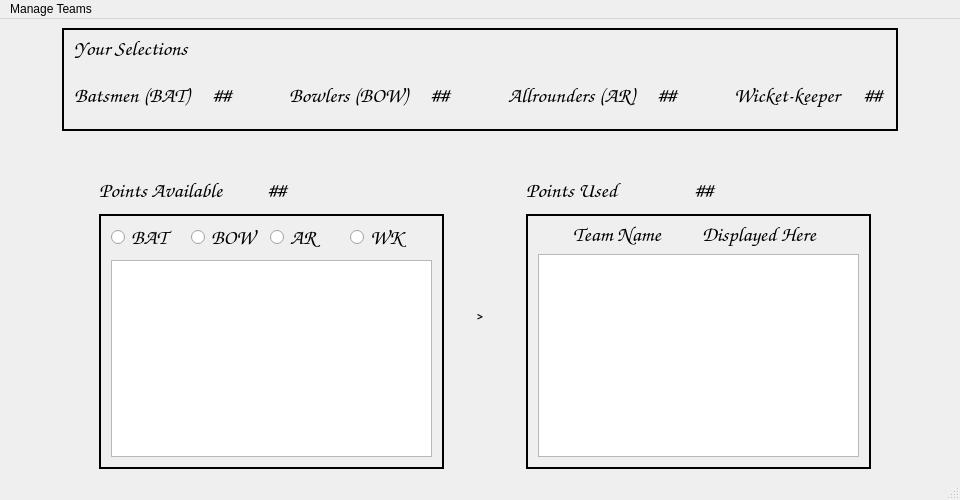
<?xml version="1.0" encoding="UTF-8"?>
<ui version="4.0">
 <class>MainWindow</class>
 <widget class="QMainWindow" name="MainWindow">
  <property name="windowModality">
   <enum>Qt::NonModal</enum>
  </property>
  <property name="geometry">
   <rect>
    <x>0</x>
    <y>0</y>
    <width>960</width>
    <height>500</height>
   </rect>
  </property>
  <property name="sizePolicy">
   <sizepolicy hsizetype="Preferred" vsizetype="Fixed">
    <horstretch>0</horstretch>
    <verstretch>0</verstretch>
   </sizepolicy>
  </property>
  <property name="windowTitle">
   <string>MainWindow</string>
  </property>
  <widget class="QWidget" name="centralwidget">
   <layout class="QVBoxLayout" name="verticalLayout_7">
    <item>
     <layout class="QHBoxLayout" name="horizontalLayout_3">
      <item>
       <spacer name="horizontalSpacer_5">
        <property name="orientation">
         <enum>Qt::Horizontal</enum>
        </property>
        <property name="sizeType">
         <enum>QSizePolicy::Preferred</enum>
        </property>
        <property name="sizeHint" stdset="0">
         <size>
          <width>70</width>
          <height>20</height>
         </size>
        </property>
       </spacer>
      </item>
      <item>
       <widget class="QFrame" name="aboveframe">
        <property name="frameShape">
         <enum>QFrame::Box</enum>
        </property>
        <property name="frameShadow">
         <enum>QFrame::Plain</enum>
        </property>
        <property name="lineWidth">
         <number>2</number>
        </property>
        <layout class="QVBoxLayout" name="aboveLayout">
         <property name="spacing">
          <number>20</number>
         </property>
         <property name="sizeConstraint">
          <enum>QLayout::SetDefaultConstraint</enum>
         </property>
         <property name="leftMargin">
          <number>10</number>
         </property>
         <property name="topMargin">
          <number>5</number>
         </property>
         <property name="rightMargin">
          <number>10</number>
         </property>
         <property name="bottomMargin">
          <number>20</number>
         </property>
         <item>
          <widget class="QLabel" name="label">
           <property name="sizePolicy">
            <sizepolicy hsizetype="Expanding" vsizetype="Fixed">
             <horstretch>0</horstretch>
             <verstretch>0</verstretch>
            </sizepolicy>
           </property>
           <property name="font">
            <font>
             <family>Comic Sans MS</family>
             <pointsize>16</pointsize>
            </font>
           </property>
           <property name="text">
            <string>Your Selections</string>
           </property>
           <property name="alignment">
            <set>Qt::AlignLeading|Qt::AlignLeft|Qt::AlignTop</set>
           </property>
          </widget>
         </item>
         <item>
          <layout class="QHBoxLayout" name="horizontalLayout_2">
           <property name="sizeConstraint">
            <enum>QLayout::SetFixedSize</enum>
           </property>
           <property name="topMargin">
            <number>0</number>
           </property>
           <item>
            <widget class="QLabel" name="label_6">
             <property name="sizePolicy">
              <sizepolicy hsizetype="Expanding" vsizetype="Fixed">
               <horstretch>0</horstretch>
               <verstretch>0</verstretch>
              </sizepolicy>
             </property>
             <property name="font">
              <font>
               <family>Comic Sans MS</family>
               <pointsize>16</pointsize>
               <weight>75</weight>
               <bold>true</bold>
              </font>
             </property>
             <property name="text">
              <string>Batsmen (BAT)</string>
             </property>
            </widget>
           </item>
           <item>
            <widget class="QLabel" name="label_batsmen">
             <property name="sizePolicy">
              <sizepolicy hsizetype="Expanding" vsizetype="Fixed">
               <horstretch>0</horstretch>
               <verstretch>0</verstretch>
              </sizepolicy>
             </property>
             <property name="font">
              <font>
               <family>Comic Sans MS</family>
               <pointsize>16</pointsize>
              </font>
             </property>
             <property name="text">
              <string>##</string>
             </property>
            </widget>
           </item>
           <item>
            <spacer name="horizontalSpacer">
             <property name="orientation">
              <enum>Qt::Horizontal</enum>
             </property>
             <property name="sizeType">
              <enum>QSizePolicy::Preferred</enum>
             </property>
             <property name="sizeHint" stdset="0">
              <size>
               <width>40</width>
               <height>20</height>
              </size>
             </property>
            </spacer>
           </item>
           <item>
            <widget class="QLabel" name="label_8">
             <property name="sizePolicy">
              <sizepolicy hsizetype="Expanding" vsizetype="Fixed">
               <horstretch>0</horstretch>
               <verstretch>0</verstretch>
              </sizepolicy>
             </property>
             <property name="font">
              <font>
               <family>Comic Sans MS</family>
               <pointsize>16</pointsize>
               <weight>75</weight>
               <bold>true</bold>
              </font>
             </property>
             <property name="text">
              <string>Bowlers (BOW)</string>
             </property>
            </widget>
           </item>
           <item>
            <widget class="QLabel" name="label_bowlers">
             <property name="sizePolicy">
              <sizepolicy hsizetype="Expanding" vsizetype="Fixed">
               <horstretch>0</horstretch>
               <verstretch>0</verstretch>
              </sizepolicy>
             </property>
             <property name="font">
              <font>
               <family>Comic Sans MS</family>
               <pointsize>16</pointsize>
              </font>
             </property>
             <property name="text">
              <string>##</string>
             </property>
            </widget>
           </item>
           <item>
            <spacer name="horizontalSpacer_2">
             <property name="orientation">
              <enum>Qt::Horizontal</enum>
             </property>
             <property name="sizeType">
              <enum>QSizePolicy::Preferred</enum>
             </property>
             <property name="sizeHint" stdset="0">
              <size>
               <width>40</width>
               <height>20</height>
              </size>
             </property>
            </spacer>
           </item>
           <item>
            <widget class="QLabel" name="label_5">
             <property name="sizePolicy">
              <sizepolicy hsizetype="Expanding" vsizetype="Fixed">
               <horstretch>0</horstretch>
               <verstretch>0</verstretch>
              </sizepolicy>
             </property>
             <property name="font">
              <font>
               <family>Comic Sans MS</family>
               <pointsize>16</pointsize>
               <weight>75</weight>
               <bold>true</bold>
              </font>
             </property>
             <property name="text">
              <string>Allrounders (AR)</string>
             </property>
            </widget>
           </item>
           <item>
            <widget class="QLabel" name="label_allrounders">
             <property name="sizePolicy">
              <sizepolicy hsizetype="Expanding" vsizetype="Fixed">
               <horstretch>0</horstretch>
               <verstretch>0</verstretch>
              </sizepolicy>
             </property>
             <property name="font">
              <font>
               <family>Comic Sans MS</family>
               <pointsize>16</pointsize>
              </font>
             </property>
             <property name="text">
              <string>##</string>
             </property>
            </widget>
           </item>
           <item>
            <spacer name="horizontalSpacer_3">
             <property name="orientation">
              <enum>Qt::Horizontal</enum>
             </property>
             <property name="sizeType">
              <enum>QSizePolicy::Preferred</enum>
             </property>
             <property name="sizeHint" stdset="0">
              <size>
               <width>40</width>
               <height>20</height>
              </size>
             </property>
            </spacer>
           </item>
           <item>
            <widget class="QLabel" name="label_3">
             <property name="sizePolicy">
              <sizepolicy hsizetype="Expanding" vsizetype="Fixed">
               <horstretch>0</horstretch>
               <verstretch>0</verstretch>
              </sizepolicy>
             </property>
             <property name="font">
              <font>
               <family>Comic Sans MS</family>
               <pointsize>16</pointsize>
               <weight>75</weight>
               <bold>true</bold>
              </font>
             </property>
             <property name="text">
              <string>Wicket-keeper</string>
             </property>
            </widget>
           </item>
           <item>
            <widget class="QLabel" name="label_wicketkeeper">
             <property name="sizePolicy">
              <sizepolicy hsizetype="Expanding" vsizetype="Fixed">
               <horstretch>0</horstretch>
               <verstretch>0</verstretch>
              </sizepolicy>
             </property>
             <property name="font">
              <font>
               <family>Comic Sans MS</family>
               <pointsize>16</pointsize>
              </font>
             </property>
             <property name="text">
              <string>##</string>
             </property>
            </widget>
           </item>
          </layout>
         </item>
        </layout>
       </widget>
      </item>
      <item>
       <spacer name="horizontalSpacer_4">
        <property name="orientation">
         <enum>Qt::Horizontal</enum>
        </property>
        <property name="sizeType">
         <enum>QSizePolicy::Preferred</enum>
        </property>
        <property name="sizeHint" stdset="0">
         <size>
          <width>70</width>
          <height>20</height>
         </size>
        </property>
       </spacer>
      </item>
     </layout>
    </item>
    <item>
     <layout class="QHBoxLayout" name="horizontalLayout_8">
      <item>
       <spacer name="horizontalSpacer_11">
        <property name="orientation">
         <enum>Qt::Horizontal</enum>
        </property>
        <property name="sizeType">
         <enum>QSizePolicy::Preferred</enum>
        </property>
        <property name="sizeHint" stdset="0">
         <size>
          <width>80</width>
          <height>20</height>
         </size>
        </property>
       </spacer>
      </item>
      <item>
       <layout class="QVBoxLayout" name="verticalLayout_3">
        <property name="spacing">
         <number>10</number>
        </property>
        <property name="leftMargin">
         <number>10</number>
        </property>
        <property name="topMargin">
         <number>0</number>
        </property>
        <item>
         <spacer name="verticalSpacer">
          <property name="orientation">
           <enum>Qt::Vertical</enum>
          </property>
          <property name="sizeType">
           <enum>QSizePolicy::Preferred</enum>
          </property>
          <property name="sizeHint" stdset="0">
           <size>
            <width>20</width>
            <height>40</height>
           </size>
          </property>
         </spacer>
        </item>
        <item>
         <layout class="QHBoxLayout" name="horizontalLayout_4">
          <item>
           <widget class="QLabel" name="label_4">
            <property name="sizePolicy">
             <sizepolicy hsizetype="Preferred" vsizetype="Preferred">
              <horstretch>0</horstretch>
              <verstretch>0</verstretch>
             </sizepolicy>
            </property>
            <property name="font">
             <font>
              <family>Comic Sans MS</family>
              <pointsize>16</pointsize>
              <weight>75</weight>
              <bold>true</bold>
             </font>
            </property>
            <property name="text">
             <string>Points Available</string>
            </property>
           </widget>
          </item>
          <item>
           <spacer name="horizontalSpacer_7">
            <property name="orientation">
             <enum>Qt::Horizontal</enum>
            </property>
            <property name="sizeType">
             <enum>QSizePolicy::Fixed</enum>
            </property>
            <property name="sizeHint" stdset="0">
             <size>
              <width>20</width>
              <height>20</height>
             </size>
            </property>
           </spacer>
          </item>
          <item>
           <widget class="QLabel" name="label_ptsavail">
            <property name="font">
             <font>
              <family>Comic Sans MS</family>
              <pointsize>16</pointsize>
              <weight>50</weight>
              <bold>false</bold>
             </font>
            </property>
            <property name="text">
             <string>##</string>
            </property>
           </widget>
          </item>
          <item>
           <spacer name="horizontalSpacer_6">
            <property name="orientation">
             <enum>Qt::Horizontal</enum>
            </property>
            <property name="sizeType">
             <enum>QSizePolicy::Preferred</enum>
            </property>
            <property name="sizeHint" stdset="0">
             <size>
              <width>40</width>
              <height>20</height>
             </size>
            </property>
           </spacer>
          </item>
         </layout>
        </item>
        <item>
         <widget class="QFrame" name="frame">
          <property name="sizePolicy">
           <sizepolicy hsizetype="Expanding" vsizetype="Expanding">
            <horstretch>0</horstretch>
            <verstretch>0</verstretch>
           </sizepolicy>
          </property>
          <property name="frameShape">
           <enum>QFrame::Box</enum>
          </property>
          <property name="frameShadow">
           <enum>QFrame::Plain</enum>
          </property>
          <property name="lineWidth">
           <number>2</number>
          </property>
          <property name="midLineWidth">
           <number>0</number>
          </property>
          <layout class="QVBoxLayout" name="verticalLayout_2">
           <property name="leftMargin">
            <number>0</number>
           </property>
           <property name="topMargin">
            <number>5</number>
           </property>
           <property name="rightMargin">
            <number>0</number>
           </property>
           <property name="bottomMargin">
            <number>5</number>
           </property>
           <item>
            <layout class="QVBoxLayout" name="verticalLayout">
             <property name="leftMargin">
              <number>10</number>
             </property>
             <property name="rightMargin">
              <number>10</number>
             </property>
             <property name="bottomMargin">
              <number>5</number>
             </property>
             <item>
              <layout class="QHBoxLayout" name="horizontalLayout">
               <property name="leftMargin">
                <number>0</number>
               </property>
               <property name="rightMargin">
                <number>9</number>
               </property>
               <item>
                <widget class="QRadioButton" name="radio_bat">
                 <property name="sizePolicy">
                  <sizepolicy hsizetype="Expanding" vsizetype="Fixed">
                   <horstretch>0</horstretch>
                   <verstretch>0</verstretch>
                  </sizepolicy>
                 </property>
                 <property name="font">
                  <font>
                   <family>Comic Sans MS</family>
                   <pointsize>16</pointsize>
                  </font>
                 </property>
                 <property name="text">
                  <string>BAT</string>
                 </property>
                </widget>
               </item>
               <item>
                <widget class="QRadioButton" name="radio_bow">
                 <property name="sizePolicy">
                  <sizepolicy hsizetype="Expanding" vsizetype="Fixed">
                   <horstretch>0</horstretch>
                   <verstretch>0</verstretch>
                  </sizepolicy>
                 </property>
                 <property name="font">
                  <font>
                   <family>Comic Sans MS</family>
                   <pointsize>16</pointsize>
                  </font>
                 </property>
                 <property name="text">
                  <string>BOW</string>
                 </property>
                </widget>
               </item>
               <item>
                <widget class="QRadioButton" name="radio_ar">
                 <property name="sizePolicy">
                  <sizepolicy hsizetype="Expanding" vsizetype="Fixed">
                   <horstretch>0</horstretch>
                   <verstretch>0</verstretch>
                  </sizepolicy>
                 </property>
                 <property name="font">
                  <font>
                   <family>Comic Sans MS</family>
                   <pointsize>16</pointsize>
                  </font>
                 </property>
                 <property name="text">
                  <string>AR</string>
                 </property>
                </widget>
               </item>
               <item>
                <widget class="QRadioButton" name="radio_wk">
                 <property name="sizePolicy">
                  <sizepolicy hsizetype="Expanding" vsizetype="Fixed">
                   <horstretch>0</horstretch>
                   <verstretch>0</verstretch>
                  </sizepolicy>
                 </property>
                 <property name="font">
                  <font>
                   <family>Comic Sans MS</family>
                   <pointsize>16</pointsize>
                  </font>
                 </property>
                 <property name="text">
                  <string>WK</string>
                 </property>
                </widget>
               </item>
              </layout>
             </item>
             <item>
              <widget class="QListWidget" name="list_playersavail">
               <property name="sizePolicy">
                <sizepolicy hsizetype="Expanding" vsizetype="Expanding">
                 <horstretch>0</horstretch>
                 <verstretch>0</verstretch>
                </sizepolicy>
               </property>
               <property name="font">
                <font>
                 <family>Comic Sans MS</family>
                 <pointsize>16</pointsize>
                </font>
               </property>
               <property name="frameShape">
                <enum>QFrame::StyledPanel</enum>
               </property>
               <property name="frameShadow">
                <enum>QFrame::Plain</enum>
               </property>
              </widget>
             </item>
            </layout>
           </item>
          </layout>
         </widget>
        </item>
       </layout>
      </item>
      <item>
       <spacer name="horizontalSpacer_12">
        <property name="orientation">
         <enum>Qt::Horizontal</enum>
        </property>
        <property name="sizeType">
         <enum>QSizePolicy::Fixed</enum>
        </property>
        <property name="sizeHint" stdset="0">
         <size>
          <width>20</width>
          <height>20</height>
         </size>
        </property>
       </spacer>
      </item>
      <item>
       <layout class="QVBoxLayout" name="verticalLayout_6">
        <item>
         <spacer name="verticalSpacer_3">
          <property name="orientation">
           <enum>Qt::Vertical</enum>
          </property>
          <property name="sizeType">
           <enum>QSizePolicy::Preferred</enum>
          </property>
          <property name="sizeHint" stdset="0">
           <size>
            <width>20</width>
            <height>40</height>
           </size>
          </property>
         </spacer>
        </item>
        <item>
         <widget class="QLabel" name="label_12">
          <property name="font">
           <font>
            <family>Comic Sans MS</family>
            <pointsize>16</pointsize>
            <weight>75</weight>
            <bold>true</bold>
           </font>
          </property>
          <property name="text">
           <string>˃</string>
          </property>
          <property name="alignment">
           <set>Qt::AlignCenter</set>
          </property>
         </widget>
        </item>
       </layout>
      </item>
      <item>
       <spacer name="horizontalSpacer_13">
        <property name="orientation">
         <enum>Qt::Horizontal</enum>
        </property>
        <property name="sizeType">
         <enum>QSizePolicy::Fixed</enum>
        </property>
        <property name="sizeHint" stdset="0">
         <size>
          <width>20</width>
          <height>20</height>
         </size>
        </property>
       </spacer>
      </item>
      <item>
       <layout class="QVBoxLayout" name="verticalLayout_5">
        <property name="spacing">
         <number>10</number>
        </property>
        <property name="leftMargin">
         <number>10</number>
        </property>
        <item>
         <spacer name="verticalSpacer_2">
          <property name="orientation">
           <enum>Qt::Vertical</enum>
          </property>
          <property name="sizeType">
           <enum>QSizePolicy::Preferred</enum>
          </property>
          <property name="sizeHint" stdset="0">
           <size>
            <width>20</width>
            <height>40</height>
           </size>
          </property>
         </spacer>
        </item>
        <item>
         <layout class="QHBoxLayout" name="horizontalLayout_7">
          <item>
           <widget class="QLabel" name="label_11">
            <property name="font">
             <font>
              <family>Comic Sans MS</family>
              <pointsize>16</pointsize>
              <weight>75</weight>
              <bold>true</bold>
             </font>
            </property>
            <property name="text">
             <string>Points Used</string>
            </property>
           </widget>
          </item>
          <item>
           <spacer name="horizontalSpacer_9">
            <property name="orientation">
             <enum>Qt::Horizontal</enum>
            </property>
            <property name="sizeType">
             <enum>QSizePolicy::Fixed</enum>
            </property>
            <property name="sizeHint" stdset="0">
             <size>
              <width>20</width>
              <height>20</height>
             </size>
            </property>
           </spacer>
          </item>
          <item>
           <widget class="QLabel" name="label_ptsused">
            <property name="font">
             <font>
              <family>Comic Sans MS</family>
              <pointsize>16</pointsize>
              <weight>50</weight>
              <bold>false</bold>
             </font>
            </property>
            <property name="text">
             <string>##</string>
            </property>
           </widget>
          </item>
          <item>
           <spacer name="horizontalSpacer_8">
            <property name="orientation">
             <enum>Qt::Horizontal</enum>
            </property>
            <property name="sizeType">
             <enum>QSizePolicy::Preferred</enum>
            </property>
            <property name="sizeHint" stdset="0">
             <size>
              <width>40</width>
              <height>20</height>
             </size>
            </property>
           </spacer>
          </item>
         </layout>
        </item>
        <item>
         <widget class="QFrame" name="frame_2">
          <property name="sizePolicy">
           <sizepolicy hsizetype="Expanding" vsizetype="Expanding">
            <horstretch>0</horstretch>
            <verstretch>0</verstretch>
           </sizepolicy>
          </property>
          <property name="frameShape">
           <enum>QFrame::Box</enum>
          </property>
          <property name="frameShadow">
           <enum>QFrame::Plain</enum>
          </property>
          <property name="lineWidth">
           <number>2</number>
          </property>
          <layout class="QHBoxLayout" name="horizontalLayout_6">
           <property name="leftMargin">
            <number>0</number>
           </property>
           <property name="topMargin">
            <number>5</number>
           </property>
           <property name="rightMargin">
            <number>0</number>
           </property>
           <property name="bottomMargin">
            <number>5</number>
           </property>
           <item>
            <layout class="QVBoxLayout" name="verticalLayout_4">
             <property name="leftMargin">
              <number>10</number>
             </property>
             <property name="rightMargin">
              <number>10</number>
             </property>
             <property name="bottomMargin">
              <number>5</number>
             </property>
             <item>
              <layout class="QHBoxLayout" name="horizontalLayout_5">
               <item>
                <widget class="QLabel" name="label_7">
                 <property name="sizePolicy">
                  <sizepolicy hsizetype="Expanding" vsizetype="Fixed">
                   <horstretch>0</horstretch>
                   <verstretch>0</verstretch>
                  </sizepolicy>
                 </property>
                 <property name="font">
                  <font>
                   <family>Comic Sans MS</family>
                   <pointsize>16</pointsize>
                   <weight>75</weight>
                   <bold>true</bold>
                  </font>
                 </property>
                 <property name="text">
                  <string>Team Name</string>
                 </property>
                 <property name="alignment">
                  <set>Qt::AlignCenter</set>
                 </property>
                </widget>
               </item>
               <item>
                <widget class="QLabel" name="label_teamname">
                 <property name="sizePolicy">
                  <sizepolicy hsizetype="Expanding" vsizetype="Fixed">
                   <horstretch>0</horstretch>
                   <verstretch>0</verstretch>
                  </sizepolicy>
                 </property>
                 <property name="font">
                  <font>
                   <family>Comic Sans MS</family>
                   <pointsize>16</pointsize>
                  </font>
                 </property>
                 <property name="text">
                  <string>Displayed Here</string>
                 </property>
                 <property name="alignment">
                  <set>Qt::AlignLeading|Qt::AlignLeft|Qt::AlignVCenter</set>
                 </property>
                </widget>
               </item>
              </layout>
             </item>
             <item>
              <widget class="QListWidget" name="list_playersused">
               <property name="sizePolicy">
                <sizepolicy hsizetype="Expanding" vsizetype="Expanding">
                 <horstretch>0</horstretch>
                 <verstretch>0</verstretch>
                </sizepolicy>
               </property>
              </widget>
             </item>
            </layout>
           </item>
          </layout>
         </widget>
        </item>
       </layout>
      </item>
      <item>
       <spacer name="horizontalSpacer_10">
        <property name="orientation">
         <enum>Qt::Horizontal</enum>
        </property>
        <property name="sizeType">
         <enum>QSizePolicy::Preferred</enum>
        </property>
        <property name="sizeHint" stdset="0">
         <size>
          <width>80</width>
          <height>20</height>
         </size>
        </property>
       </spacer>
      </item>
     </layout>
    </item>
   </layout>
  </widget>
  <widget class="QMenuBar" name="menubar">
   <property name="geometry">
    <rect>
     <x>0</x>
     <y>0</y>
     <width>960</width>
     <height>21</height>
    </rect>
   </property>
   <widget class="QMenu" name="menuManage_Teams">
    <property name="sizePolicy">
     <sizepolicy hsizetype="Expanding" vsizetype="Expanding">
      <horstretch>0</horstretch>
      <verstretch>0</verstretch>
     </sizepolicy>
    </property>
    <property name="font">
     <font>
      <family>Comic Sans MS</family>
     </font>
    </property>
    <property name="tearOffEnabled">
     <bool>false</bool>
    </property>
    <property name="title">
     <string>Manage Teams</string>
    </property>
    <addaction name="actionNEW_Team"/>
    <addaction name="actionOPEN_Team"/>
    <addaction name="actionEDIT_Team"/>
    <addaction name="separator"/>
    <addaction name="actionEVALUATE_Team"/>
   </widget>
   <addaction name="menuManage_Teams"/>
  </widget>
  <widget class="QStatusBar" name="statusbar"/>
  <action name="actionNEW_Team">
   <property name="text">
    <string>NEW Team</string>
   </property>
   <property name="shortcut">
    <string>Ctrl+N</string>
   </property>
  </action>
  <action name="actionOPEN_Team">
   <property name="text">
    <string>OPEN Team</string>
   </property>
   <property name="shortcut">
    <string>Ctrl+O</string>
   </property>
  </action>
  <action name="actionEDIT_Team">
   <property name="text">
    <string>SAVE Team</string>
   </property>
   <property name="shortcut">
    <string>Ctrl+S</string>
   </property>
  </action>
  <action name="actionEVALUATE_Team">
   <property name="text">
    <string>EVALUATE Team</string>
   </property>
   <property name="shortcut">
    <string>Ctrl+E</string>
   </property>
  </action>
 </widget>
 <resources/>
 <connections/>
</ui>
